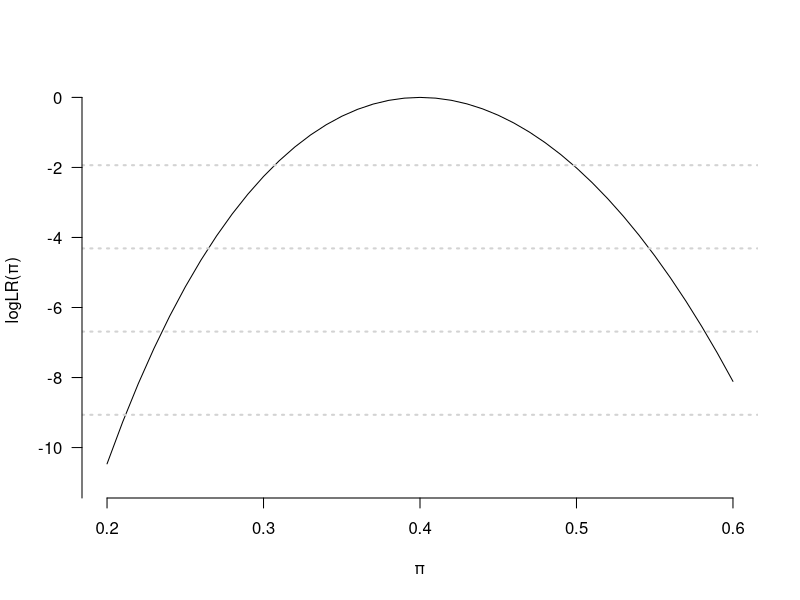
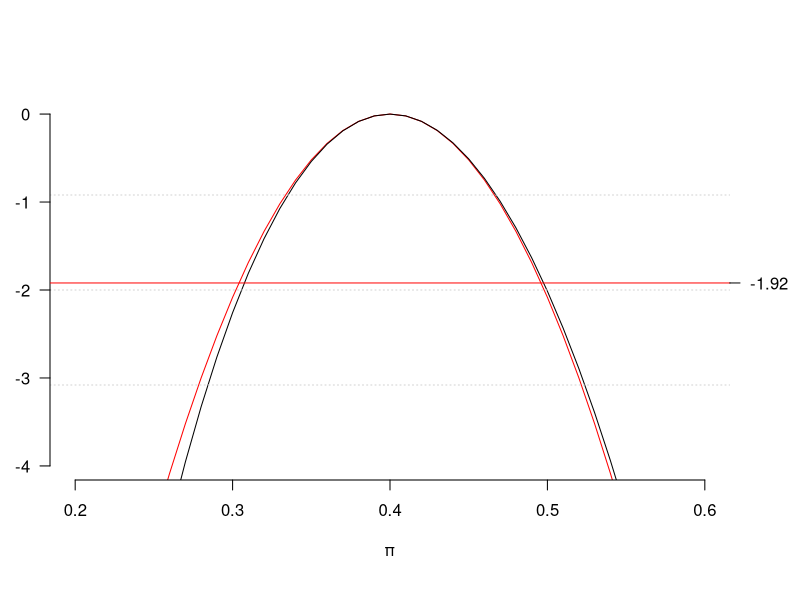
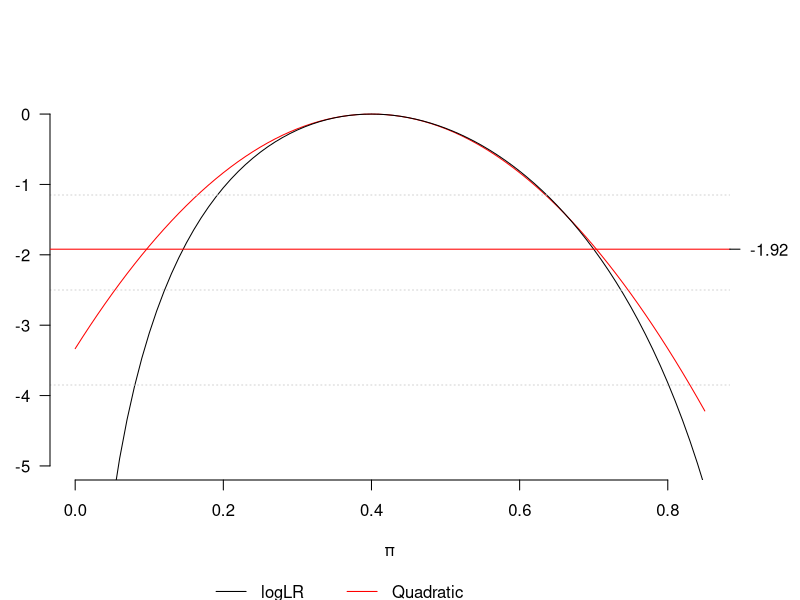
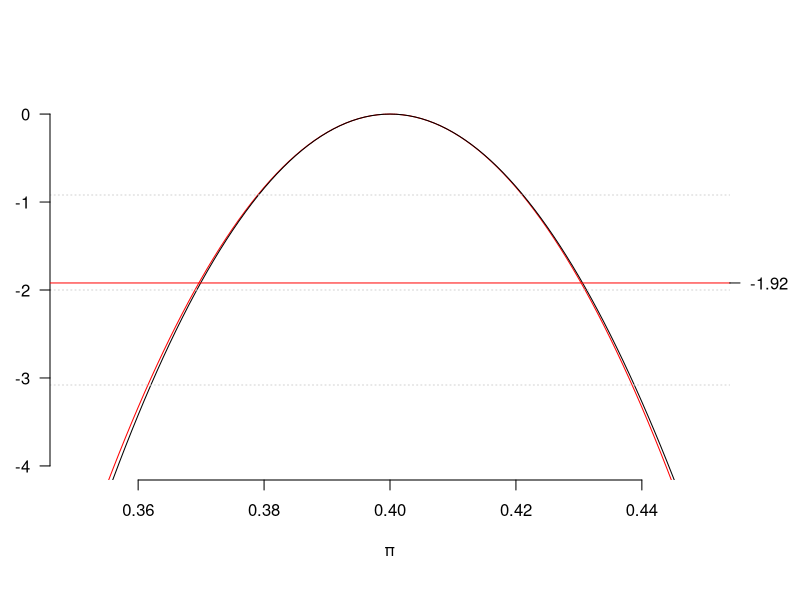
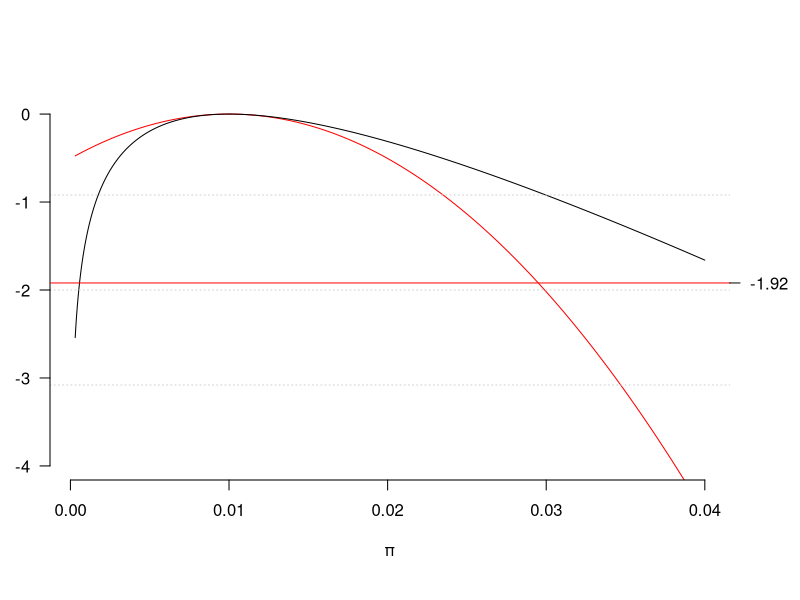
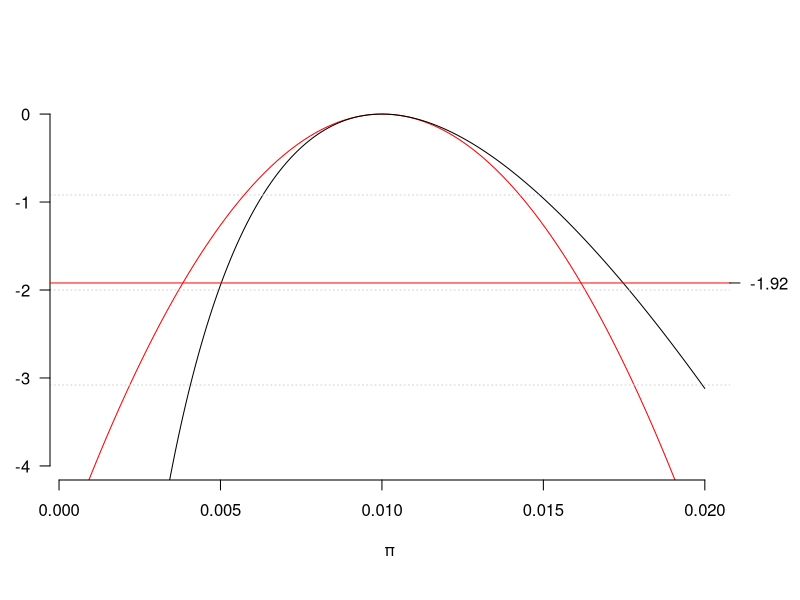
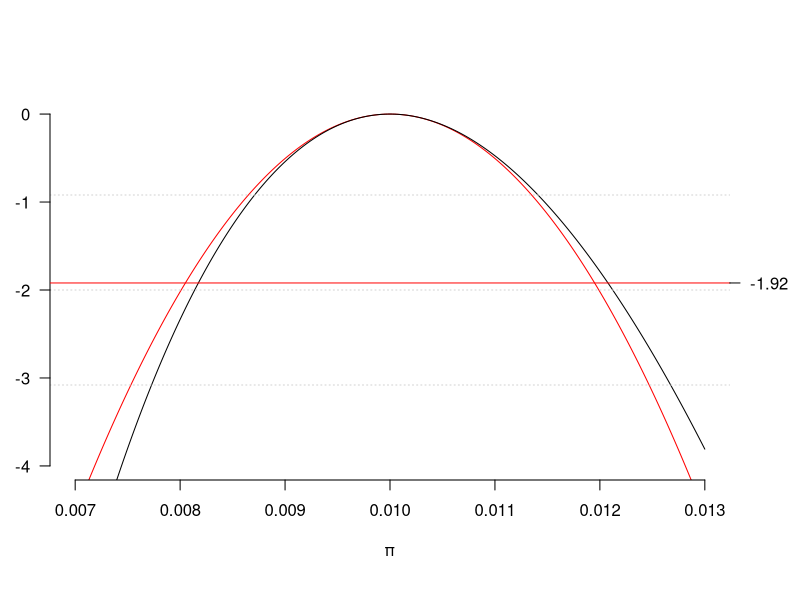
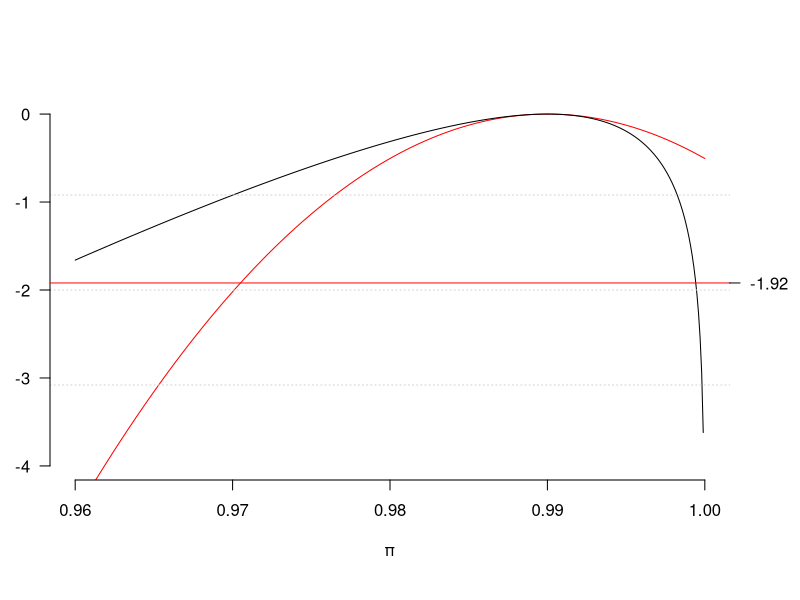

Write the R code that produced these figures, in order.
## ---- chunk 1
pi <- seq(0.2, 0.6, by=0.01)
L <- (pi^40)*((1-pi)^60)
Lmax <- rep(max(L), 41)
LR <- L/Lmax
logLR <- log(LR)

plot(pi, logLR, type = "l", ylim = c(-11, 0),yaxt="n",
     frame.plot = FALSE, ylab = "logLR(\U03C0)", xlab = "\U03C0")
grid(NA, 5, lwd = 2) # add some horizontal grid on the background
axis(2, at=seq(-12,0,2), las=2)
#title(main = "Figure 1. Binomial log-likelihood ratio")
## ---- chunk 2
par(mai = c(1.2, 0.5, 1, 0.7))
quad <- -(pi-0.4)^2/(2*0.0024)
plot(pi, quad, type = "l", ylim = c(-4, 0),yaxt="n", col="red",
     frame.plot = FALSE, ylab = "", xlab = "\U03C0")
lines(pi, logLR, col="black")
grid(NA, 4, lwd = 1) # add some horizontal grid on the background
axis(2, at=seq(-4,0,1), las=2)
#title(main = "Figure 2. Quadratic approximation\n of binomial log-likelihood ratio \n 40 out of 100 subjects")
abline(h=-1.92, lty=1, col="red")
axis(4, at=-1.92, las=2)
legend(x=0.27, y= -5.5 ,xpd = TRUE,  legend=c("logLR","Quadratic"), bty = "n",
       col=c("black","red"), lty=c(1,1), horiz = TRUE) #the legend is below the graph
## ---- chunk 3
par(mai = c(1.2, 0.5, 1, 0.7))
pi <- seq(0.0, 0.85, by=0.01)
L <- (pi^4)*((1-pi)^6)
logLR <- log(L/max(L))

quad <- -(pi-0.4)^2/(2*0.4*0.6/10)
plot(pi, quad, type = "l", ylim = c(-5, 0),yaxt="n", col="red",
     frame.plot = FALSE, ylab = "", xlab = "\U03C0")
lines(pi, logLR, col="black")
grid(NA, 4, lwd = 1)
axis(2, at=seq(-5,0,1), las=2)
#title(main = "Figure 3. Quadratic approximation\n of binomial log-likelihood ratio\n 4 out of 10 subjects")
abline(h=-1.92, lty=1, col="red")
axis(4, at=-1.92, las=2)

legend(x=0.17, y= -6.5 ,xpd = TRUE,  legend=c("logLR","Quadratic"), bty = "n",
       col=c("black","red"), lty=c(1,1), horiz = TRUE) #the legend is below the graph
## ---- chunk 4
par(mai = c(1.2, 0.5, 1, 0.7))
pi <- seq(0.35, 0.45, by=0.001)
L <- (pi^400)*((1-pi)^600)
logLR <- log(L/max(L))

quad <- -(pi-0.4)^2/(2*0.4*0.6/1000)
plot(pi, quad, type = "l", ylim = c(-4, 0),yaxt="n", col="red",
     frame.plot = FALSE, ylab = "", xlab = "\U03C0")
lines(pi, logLR, col="black")
grid(NA, 4, lwd = 1)
axis(2, at=seq(-4,0,1), las=2)
#title(main = "Figure 4. Quadratic approximation\n of binomial log-likelihood ratio\n 400 out of 1000 subjects")
abline(h=-1.92, lty=1, col="red")
axis(4, at=-1.92, las=2)

legend(x=0.37, y= -5.5 ,xpd = TRUE,  legend=c("logLR","Quadratic"), bty = "n",
       col=c("black","red"), lty=c(1,1), horiz = TRUE) #the legend is below the graph

## ---- chunk 5
par(mai = c(1.2, 0.5, 1, 0.7))
pi <- seq(0.0003, 0.04, by=0.000001)
L <- (pi^1)*((1-pi)^99)
logLR <- log(L/max(L))

quad <- -(pi-0.01)^2/(2*0.01*0.99/100)

plot(pi, quad, type = "l", ylim = c(-4, 0),yaxt="n", col="red",
     frame.plot = FALSE, ylab = "", xlab = "\U03C0")
lines(pi, logLR, col="black")
grid(NA, 4, lwd = 1)
axis(2, at=seq(-4,0,1), las=2)
#title(main = "Figure 5. Quadratic approximation\n of binomial log-likelihood ratio\n 1 out of 100 subjects")
abline(h=-1.92, lty=1, col="red")
axis(4, at=-1.92, las=2)

legend(x=0.007, y= -5.5 ,xpd = TRUE,  legend=c("logLR","Quadratic"), bty = "n",
       col=c("black","red"), lty=c(1,1), horiz = TRUE) #the legend is below the graph
## ---- chunk 6
par(mai = c(1.2, 0.5, 1, 0.7))
pi <- seq(0.0005, 0.02, by=0.000001)
L <- (pi^10)*((1-pi)^990)
logLR <- log(L/max(L))

quad <- -(pi-0.01)^2/(2*0.01*0.99/1000)

plot(pi, quad, type = "l", ylim = c(-4, 0),yaxt="n", col="red",
     frame.plot = FALSE, ylab = "", xlab = "\U03C0")
lines(pi, logLR, col="black")
grid(NA, 4, lwd = 1)
axis(2, at=seq(-4,0,1), las=2)
#title(main = "Figure 6. Quadratic approximation\n of binomial log-likelihood ratio\n 10 out of 1000 subjects")
abline(h=-1.92, lty=1, col="red")
axis(4, at=-1.92, las=2)

legend(x=0.004, y= -5.5 ,xpd = TRUE,  legend=c("logLR","Quadratic"), bty = "n",
       col=c("black","red"), lty=c(1,1), horiz = TRUE) #the legend is below the graph
## ---- chunk 7
par(mai = c(1.2, 0.5, 1, 0.7))
pi <- seq(0.007, 0.013, by=0.000001)
L <- (pi^100)*((1-pi)^9900)
logLR <- log(L/max(L))

quad <- -(pi-0.01)^2/(2*0.01*0.99/10000)

plot(pi, quad, type = "l", ylim = c(-4, 0),yaxt="n", col="red",
     frame.plot = FALSE, ylab = "", xlab = "\U03C0")
lines(pi, logLR, col="black")
grid(NA, 4, lwd = 1)
axis(2, at=seq(-4,0,1), las=2)
#title(main = "Figure 7. Quadratic approximation\n of binomial log-likelihood ratio\n 100 out of 10000 subjects")
abline(h=-1.92, lty=1, col="red")
axis(4, at=-1.92, las=2)

legend(x=0.0084, y= -5.5 ,xpd = TRUE,  legend=c("logLR","Quadratic"), bty = "n",
       col=c("black","red"), lty=c(1,1), horiz = TRUE) #the legend is below the graph
## ---- chunk 8
par(mai = c(1.2, 0.5, 1, 0.7))
pi <- seq(0.96, 1.0, by=0.0001)
L <- (pi^99)*((1-pi)^1)
logLR <- log(L/max(L))

quad <- -(pi-0.99)^2/(2*0.01*0.99/100)

plot(pi, quad, type = "l", ylim = c(-4, 0),yaxt="n", col="red",
     frame.plot = FALSE, ylab = "", xlab = "\U03C0")
lines(pi, logLR, col="black")
grid(NA, 4, lwd = 1)
axis(2, at=seq(-4,0,1), las=2)
#title(main = "Figure 8. Quadratic approximation\n of binomial log-likelihood ratio\n 99 out of 100 subjects")
abline(h=-1.92, lty=1, col="red")
axis(4, at=-1.92, las=2)

legend(x=0.968, y= -5.5 ,xpd = TRUE,  legend=c("logLR","Quadratic"), bty = "n",
       col=c("black","red"), lty=c(1,1), horiz = TRUE) #the legend is below the graph
